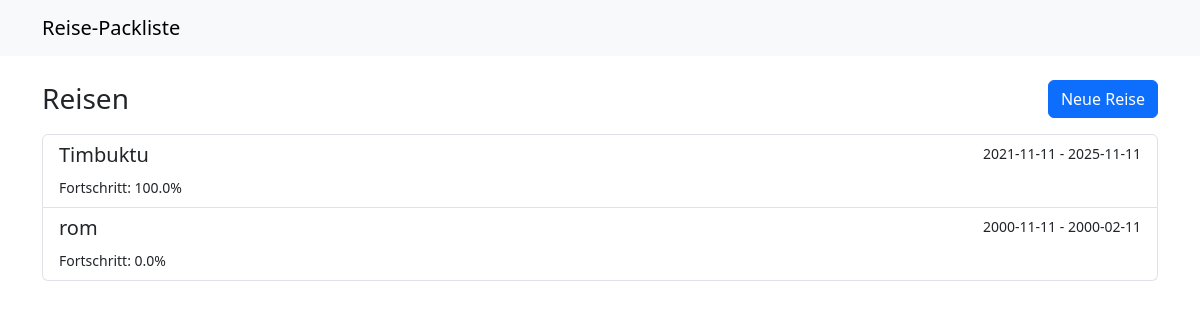
Before: / with the older database file.
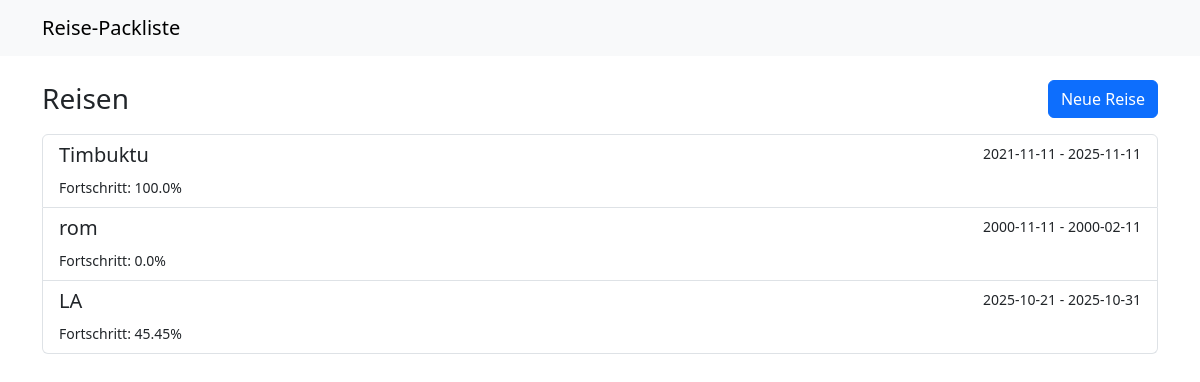
After: the same page with the newer database file.
### main.py (models this page shows)
class BaseModel(Model):
    class Meta:
        database = db

class ReiseModel(BaseModel):
    class Meta:
        table_name = "reisen"
    id = AutoField()
    name = CharField(max_length=200)
    startdatum = DateField()
    enddatum = DateField()
    beschreibung = TextField(default="")
    def fortschritt_berechnen(self) -> float:
        total = sum(len(k.gegenstaende) for k in self.kategorien)
        if total == 0:
            return 0.0
        gepackt = sum(
            sum(1 for g in k.gegenstaende if g.gepackt) for k in self.kategorien
        )
        return round(gepackt / total * 100.0, 2)

class GegenstandModel(BaseModel):
    class Meta:
        table_name = "gegenstaende"
    id = AutoField()
    name = CharField(max_length=200)
    menge = IntegerField(default=1)
    gepackt = BooleanField(default=False)
    kategorie = ForeignKeyField(KategorieModel, backref="gegenstaende", on_delete="CASCADE")

### main.py (the view)
@app.get("/")
def index():
    reisen: List[ReiseModel] = list(ReiseModel.select().order_by(ReiseModel.id))
    return render_template("index.html", reisen=reisen)

### main.py (called while the page is built)
@app.before_request
def _db_connect():
    if db.is_closed():
        db.connect(reuse_if_open=True)

@app.teardown_request
def _db_close(exception=None):
    if not db.is_closed():
        db.close()

### templates/index.html (shortened to what this page needs)
{% extends 'base.html' %}
{% block content %}
<div class="d-flex justify-content-between align-items-center mb-3">
  <h1 class="h3 mb-0">Reisen</h1>
  <a class="btn btn-primary" href="{{ url_for('reise_neu_form') }}">Neue Reise</a>
  </div>
{% if reisen %}
  <div class="list-group">
    {% for reise in reisen %}
      <a class="list-group-item list-group-item-action" href="{{ url_for('reise_detail', reise_id=reise.id) }}">
        <div class="d-flex w-100 justify-content-between">
          <h5 class="mb-1">{{ reise.name }}</h5>
          <small>{{ reise.startdatum }} - {{ reise.enddatum }}</small>
        </div>
        <small>Fortschritt: {{ reise.fortschritt_berechnen() }}%</small>
      </a>
    {% endfor %}
  </div>
{% else %}
  <div class="alert alert-secondary">Noch keine Reisen angelegt.</div>
{% endif %}
{% endblock %}

### templates/base.html (shortened to what this page needs)
<!doctype html>
<html lang="de">
  <head>
    <link href="https://cdn.jsdelivr.net/npm/bootstrap@5.3.3/dist/css/bootstrap.min.css" rel="stylesheet" />
  </head>
  <body>
    <nav class="navbar navbar-expand-lg navbar-light bg-light mb-4">
      <div class="container">
        <a class="navbar-brand" href="{{ url_for('index') }}">Reise-Packliste</a>
      </div>
    </nav>
    <main class="container">
      {% block content %}{% endblock %}
    </main>
  </body>
  </html>

Changed rows visible on the page:
added ReiseModel: name "LA", startdatum "2025-10-21", enddatum "2025-10-31", fortschritt_berechnen "45.45"
